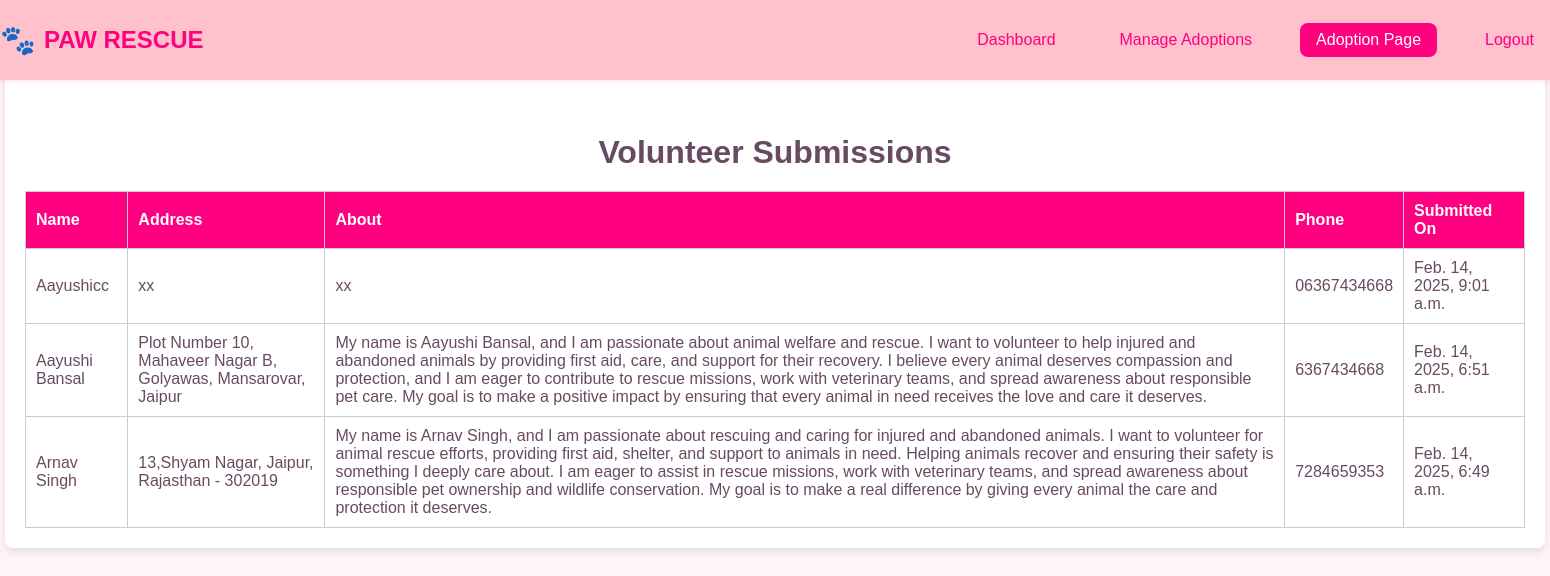
The page /adminpanel/volunteers/ on the database its author committed.
### feed/models.py (models this page shows, shortened)
class Volunteer(models.Model):
    name = models.CharField(max_length=100)
    address = models.TextField()
    about = models.TextField()
    phone = models.CharField(max_length=15)
    created_at = models.DateTimeField(auto_now_add=True)

### adminpanel/views.py (the view)
# urls.py: path('volunteers/', views.volunteer_list, name='volunteer_list'),
def volunteer_list(request):
    volunteers = Volunteer.objects.all().order_by('-created_at')
    return render(request, 'adminpanel/volx.html', {'volunteers': volunteers})

### templates/adminpanel/volx.html (shortened to what this page needs)
<!DOCTYPE html>
<html lang="en">
<head>
</head>
<body>
    <nav class="navbar">
        <div class="logo">PAW RESCUE</div>
        <ul class="nav-links">
            <li><a href="{% url 'adminpanel:admin_dashboard' %}">Dashboard</a></li>
            <li><a href="{% url 'adminpanel:user_adoption' %}">Manage Adoptions</a></li>
            <li><a href="{% url 'adminpanel:user_adoption' %}" id="active">Adoption Page</a></li>
            <li><a href="{% url 'adminpanel:admin_logout' %}">Logout</a></li>
        </ul>
    </nav>
    <div class="container">
        <h1>Volunteer Submissions</h1>
        <table>
            <thead>
                <tr>
                    <th>Name</th>
                    <th>Address</th>
                    <th>About</th>
                    <th>Phone</th>
                    <th>Submitted On</th>
                </tr>
            </thead>
            <tbody>
                {% for volunteer in volunteers %}
                <tr>
                    <td>{{ volunteer.name }}</td>
                    <td>{{ volunteer.address }}</td>
                    <td>{{ volunteer.about }}</td>
                    <td>{{ volunteer.phone }}</td>
                    <td>{{ volunteer.created_at }}</td>
                </tr>
                {% empty %}
                <tr>
                    <td colspan="5">No volunteer submissions yet.</td>
                </tr>
                {% endfor %}
            </tbody>
        </table>
    </div>
</body>
</html>

### templates/adminpanel/volx.html (style rules this page uses)
body { font-family: Arial, sans-serif; background: #f4f4f9; margin: 0; padding: 20px; }
.container { width: 1500px; margin: auto; background: #fff; padding: 20px; margin-top: -77px; border-radius: 8px; box-shadow: 0 4px 8px rgba(0, 0, 0, 0.1); padding-top: 190px; }
h1 { text-align: center; margin-bottom: 20px; }
table { width: 100%; border-collapse: collapse; margin-top: 20px; }
th, td { padding: 10px; border: 1px solid #ccc; text-align: left; }
th { background: #ff0080; color: #fff; }
body { background-color: #fff5f7; color: #4a5568; min-height: 100vh; font-family: Arial, sans-serif; margin: 0; padding: 0; }
.navbar { background-color: #FFC1CC; padding: -0.5rem 2rem; box-shadow: 0 2px 4px rgba(255, 0, 127, 0.1); display: flex; justify-content: space-between; align-items: center; height: 80px; position: fixed; width: 100%; top: 0; z-index: 1000; }
.logo { font-weight: 600; color: #FF007F; font-size: 1.5rem; display: flex; align-items: center; gap: 0.5rem; }
.logo::before { content: '🐾'; font-size: 1.8rem; }
.nav-links { display: flex; gap: 2rem; list-style: none; height: 100%; align-items: center; }
.nav-links li { height: 100%; display: flex; align-items: center; }
.nav-links a { color: #FF007F; text-decoration: none; font-size: 1rem; padding: 0.5rem 1rem; border-radius: 0.5rem; transition: all 0.2s ease; }
#active { background-color: #FF007F; color: white; }
body { background-color: #fff5f7; color: #684a63; min-height: 100vh; }

### rows shown on the page
Volunteer: name "Aayushicc", address "xx", about "xx", phone "06367434668", created_at "Feb. 14, 2025, 9:01 a.m."
Volunteer: name "Aayushi Bansal", address "Plot Number 10, Mahaveer Nagar B, Golyawas, Mansarovar, Jaipur", about "My name is Aayushi Bansal, and I am passionate about animal welfare and rescue. I want to volunteer to help injured and abandoned animals by providing first aid, care, and support for their recovery. I believe every animal deserves compassion and protection, and I am eager to contribute to rescue missions, work with veterinary teams, and spread awareness about responsible pet care. My goal is to make a positive impact by ensuring that every animal in need receives the love and care it deserves.", phone "6367434668", created_at "Feb. 14, 2025, 6:51 a.m."
Volunteer: name "Arnav Singh", address "13,Shyam Nagar, Jaipur, Rajasthan - 302019", about "My name is Arnav Singh, and I am passionate about rescuing and caring for injured and abandoned animals. I want to volunteer for animal rescue efforts, providing first aid, shelter, and support to animals in need. Helping animals recover and ensuring their safety is something I deeply care about. I am eager to assist in rescue missions, work with veterinary teams, and spread awareness about responsible pet ownership and wildlife conservation. My goal is to make a real difference by giving every animal the care and protection it deserves.", phone "7284659353", created_at "Feb. 14, 2025, 6:49 a.m."
